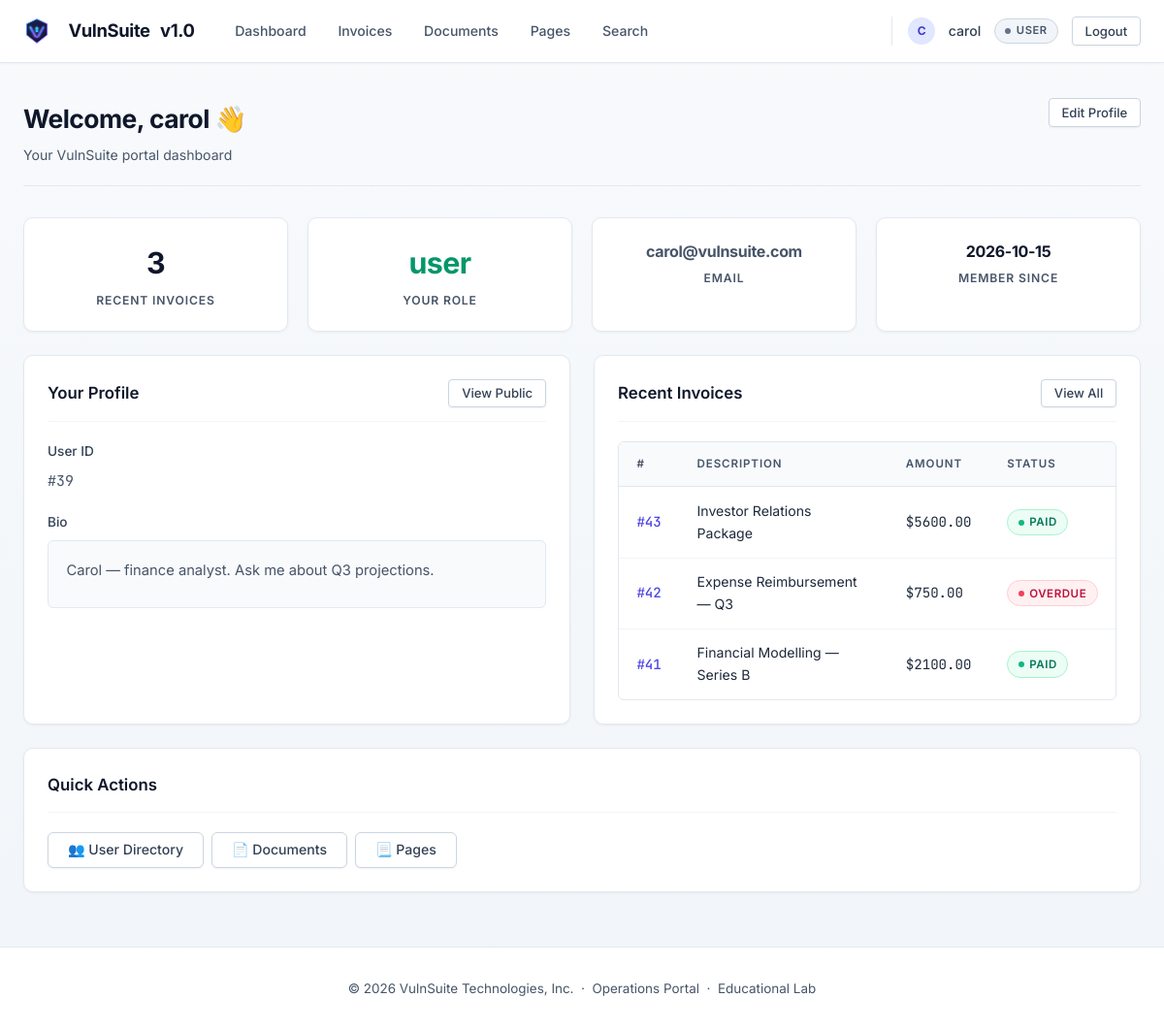
The page /dashboard (signed in) on the database its author committed.
### tables this page shows
CREATE TABLE users (
        id          INTEGER PRIMARY KEY AUTOINCREMENT,
        username    TEXT UNIQUE NOT NULL,
        email       TEXT UNIQUE NOT NULL,
        password    TEXT NOT NULL,
        role        TEXT NOT NULL DEFAULT 'user',
        bio         TEXT DEFAULT '',
        website     TEXT DEFAULT '',
        created_at  TEXT DEFAULT (datetime('now'))
    );

CREATE TABLE invoices (
        id          INTEGER PRIMARY KEY AUTOINCREMENT,
        user_id     INTEGER NOT NULL,
        amount      REAL NOT NULL,
        description TEXT NOT NULL,
        status      TEXT DEFAULT 'pending',
        discount_redeemed INTEGER DEFAULT 0,
        created_at  TEXT DEFAULT (datetime('now')),
        FOREIGN KEY (user_id) REFERENCES users(id)
    );

### routes/profile_routes.py (the view)
@profile_bp.route("/dashboard")
@login_required
def dashboard():
    user = current_user()
    db   = get_db()
    me   = db.execute("SELECT * FROM users WHERE id=?", (user["id"],)).fetchone()
    invoices = db.execute(
        "SELECT * FROM invoices WHERE user_id=? ORDER BY id DESC LIMIT 5",
        (user["id"],)
    ).fetchall()
    return render_template("profile/dashboard.html", me=me, invoices=invoices)

### auth.py (called while the page is built)
def current_user():
    return {
        "id":       session.get("user_id"),
        "username": session.get("username"),
        "role":     session.get("role"),
    } if "user_id" in session else None

def login_required(f):
    @wraps(f)
    def decorated(*args, **kwargs):
        if not current_user():
            return redirect(url_for("auth.login"))
        return f(*args, **kwargs)
    return decorated

### db.py (called while the page is built)
def get_db():
    if "db" not in g:
        db_path = current_app.config["DATABASE"]
        g.db = sqlite3.connect(db_path, detect_types=sqlite3.PARSE_DECLTYPES,
                               timeout=10)
        g.db.row_factory = sqlite3.Row
        g.db.execute("PRAGMA busy_timeout = 8000")
    return g.db

### templates/profile/dashboard.html (shortened to what this page needs)
{% extends "base.html" %}
{% block content %}
<div class="page-header">
  <div>
    <h1 class="page-title">Welcome, {{ me['username'] }} 👋</h1>
    <p class="page-sub">Your VulnSuite portal dashboard</p>
  </div>
  <a href="{{ url_for('profile.edit_profile') }}" class="btn btn-ghost btn-sm">Edit Profile</a>
</div>
<div class="grid-4 mb-3">
  <div class="stat-card">
    <div class="stat-value">{{ invoices | length }}</div>
    <div class="stat-label">Recent Invoices</div>
  </div>
  <div class="stat-card">
    <div class="stat-value" style="color:var(--green);">{{ me['role'] }}</div>
    <div class="stat-label">Your Role</div>
  </div>
  <div class="stat-card">
    <div class="stat-value" style="font-size:1rem;color:var(--text-muted);">
      {{ me['email'] }}
    </div>
    <div class="stat-label">Email</div>
  </div>
  <div class="stat-card">
    <div class="stat-value" style="font-size:1rem;">
      {{ me['created_at'][:10] if me['created_at'] else '—' }}
    </div>
    <div class="stat-label">Member Since</div>
  </div>
</div>
<div class="grid-2">
  <div class="card">
    <div class="card-header">
      <span class="card-title">Your Profile</span>
      <a href="{{ url_for('profile.view_profile', username=me['username']) }}" class="btn btn-ghost btn-sm">View Public</a>
    </div>
    <div class="form-group">
      <label>User ID</label>
      <div class="mono text-muted">#{{ me['id'] }}</div>
    </div>
    <div class="form-group">
      <label>Bio</label>
      <div class="bio-box text-muted">{{ me['bio'] or 'No bio set.' }}</div>
    </div>
  </div>
  <div class="card">
    <div class="card-header">
      <span class="card-title">Recent Invoices</span>
      <a href="{{ url_for('invoice.my_invoices') }}" class="btn btn-ghost btn-sm">View All</a>
    </div>
    {% if invoices %}
    <div class="table-wrap">
      <table>
        <thead>
          <tr><th>#</th><th>Description</th><th>Amount</th><th>Status</th></tr>
        </thead>
        <tbody>
          {% for inv in invoices %}
          <tr>
            <td class="td-id">
              <a href="{{ url_for('invoice.view_invoice', invoice_id=inv['id']) }}">#{{ inv['id'] }}</a>
            </td>
            <td>{{ inv['description'] }}</td>
            <td class="mono">${{ "%.2f"|format(inv['amount']) }}</td>
            <td><span class="status-pill status-{{ inv['status'] }}">{{ inv['status'] }}</span></td>
          </tr>
          {% endfor %}
        </tbody>
      </table>
    </div>
    {% else %}
    <p class="text-muted" style="font-size:0.9rem;">No invoices yet.</p>
    {% endif %}
  </div>
</div>
<div class="card mt-3">
  <div class="card-header"><span class="card-title">Quick Actions</span></div>
  <div class="flex gap-1" style="flex-wrap:wrap;">
    <a href="{{ url_for('profile.user_list') }}"        class="btn btn-ghost">👥 User Directory</a>
    <a href="{{ url_for('document.view_document') }}"   class="btn btn-ghost">📄 Documents</a>
    <a href="{{ url_for('page.render_page') }}"          class="btn btn-ghost">📃 Pages</a>
  </div>
</div>
{% endblock %}

### templates/base.html (shortened to what this page needs)
<!DOCTYPE html>
<html lang="en">
<head>
  <link rel="stylesheet" href="{{ url_for('static', filename='css/main.css') }}" />
</head>
<body>
  <nav class="navbar">
    <div class="nav-inner">
      <a href="{{ url_for('index') }}" class="nav-brand">
        <img src="{{ url_for('static', filename='img/logo.svg') }}" alt="VulnSuite Logo" class="brand-logo" width="28" height="28" style="vertical-align: middle; margin-right: 8px;" />
        <span class="brand-name">VulnSuite</span>
        <span class="brand-pill">v1.0</span>
      </a>
      {% if current_user %}
      <div class="nav-links">
        <a href="{{ url_for('profile.dashboard') }}"   class="nav-link">Dashboard</a>
        <a href="{{ url_for('invoice.my_invoices') }}" class="nav-link">Invoices</a>
        <a href="{{ url_for('document.view_document') }}" class="nav-link">Documents</a>
        <a href="{{ url_for('page.render_page') }}"    class="nav-link">Pages</a>
        <a href="{{ url_for('extra.search_invoices') }}" class="nav-link">Search</a>
      </div>
      <div class="nav-user">
        <span class="user-avatar" style="width:28px;height:28px;border-radius:50%;background:#e0e7ff;color:#4338ca;display:inline-flex;align-items:center;justify-content:center;font-weight:700;font-size:0.75rem;">{{ current_user.username[:1].upper() }}</span>
        <span class="nav-username">{{ current_user.username }}</span>
        <span class="role-badge role-{{ current_user.role | replace('-','_') }}">{{ current_user.role }}</span>
        <a href="{{ url_for('auth.logout') }}" class="btn btn-sm btn-ghost">Logout</a>
      </div>
      {% else %}
      <div class="nav-links">
        <a href="{{ url_for('auth.login') }}"    class="btn btn-sm btn-primary">Login</a>
        <a href="{{ url_for('auth.register') }}" class="btn btn-sm btn-ghost">Register</a>
      </div>
      {% endif %}
    </div>
  </nav>
  <main class="main-content">
    {% block content %}{% endblock %}
  </main>
  <footer class="site-footer">
    <p>© 2026 VulnSuite Technologies, Inc. &nbsp;·&nbsp; Operations Portal &nbsp;·&nbsp; <span class="footer-badge">Educational Lab</span></p>
  </footer>
</body>
</html>

### rows shown on the page
users: username "carol", role "USER", role "user", email "carol@vulnsuite.com", created_at "2026-10-15", id "39", bio "Carol — finance analyst. Ask me about Q3 projections."
invoices: id "43", description "Investor Relations Package", amount "5600.00", status "PAID"
invoices: id "42", description "Expense Reimbursement — Q3", amount "750.00", status "OVERDUE"
invoices: id "41", description "Financial Modelling — Series B", amount "2100.00", status "PAID"

### other values the page prints
{{ current_user.username[:1].upper() }} "C"
{{ invoices | length }} "3"
